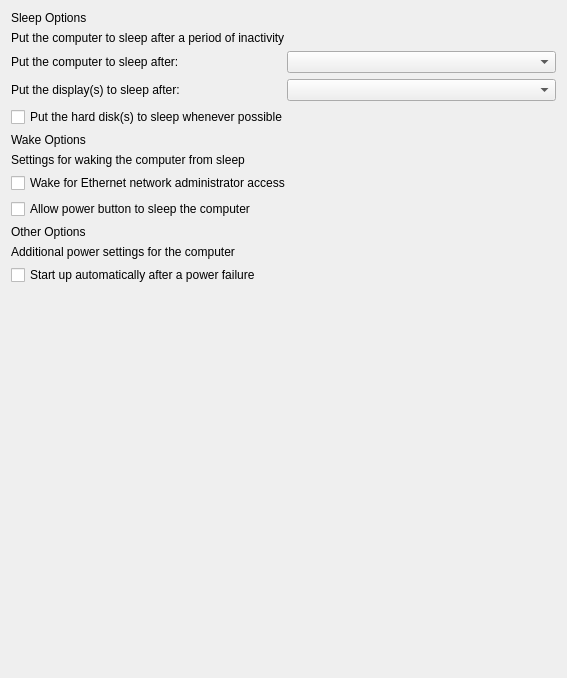
<?xml version="1.0" encoding="UTF-8"?>
<ui version="4.0">
 <class>EnergySaverPowerSettingsWidget</class>
 <widget class="QWidget" name="EnergySaverPowerSettingsWidget">
  <property name="geometry">
   <rect>
    <x>0</x>
    <y>0</y>
    <width>567</width>
    <height>678</height>
   </rect>
  </property>
  <layout class="QVBoxLayout" name="verticalLayout">
   <item>
    <widget class="QLabel" name="sleepOptionsTitle">
     <property name="text">
      <string>Sleep Options</string>
     </property>
     <property name="wordWrap">
      <bool>true</bool>
     </property>
    </widget>
   </item>
   <item>
    <widget class="QLabel" name="lTipSleepOptionDescription">
     <property name="text">
      <string>Put the computer to sleep after a period of inactivity</string>
     </property>
    </widget>
   </item>
   <item>
    <layout class="QHBoxLayout" name="horizontalLayout">
     <item>
      <widget class="QLabel" name="labelSystemSleepTimer">
       <property name="text">
        <string>Put the computer to sleep after:</string>
       </property>
      </widget>
     </item>
     <item>
      <widget class="QComboBox" name="comboBoxSystemSleep"/>
     </item>
    </layout>
   </item>
   <item>
    <layout class="QHBoxLayout" name="horizontalLayout_2">
     <item>
      <widget class="QLabel" name="labelDisplaySleepTimer">
       <property name="text">
        <string>Put the display(s) to sleep after:</string>
       </property>
      </widget>
     </item>
     <item>
      <widget class="QComboBox" name="comboBoxDisplaySleep"/>
     </item>
    </layout>
   </item>
   <item>
    <widget class="QCheckBox" name="diskSleepTimerBooleanCheckbox">
     <property name="text">
      <string>Put the hard disk(s) to sleep whenever possible</string>
     </property>
    </widget>
   </item>
   <item>
    <widget class="QLabel" name="wakeOptionsTitle">
     <property name="text">
      <string>Wake Options</string>
     </property>
     <property name="wordWrap">
      <bool>true</bool>
     </property>
    </widget>
   </item>
   <item>
    <widget class="QLabel" name="lTipWakeOptionsDescription">
     <property name="text">
      <string>Settings for waking the computer from sleep</string>
     </property>
    </widget>
   </item>
   <item>
    <widget class="QCheckBox" name="wakeOnLanCheckbox">
     <property name="text">
      <string>Wake for Ethernet network administrator access</string>
     </property>
    </widget>
   </item>
   <item>
    <widget class="QCheckBox" name="sleepOnPowerButtonCheckbox">
     <property name="text">
      <string>Allow power button to sleep the computer</string>
     </property>
    </widget>
   </item>
   <item>
    <widget class="QLabel" name="otherOptionsTitle">
     <property name="text">
      <string>Other Options</string>
     </property>
     <property name="wordWrap">
      <bool>true</bool>
     </property>
    </widget>
   </item>
   <item>
    <widget class="QLabel" name="lTipOtherOptionsDescription">
     <property name="text">
      <string>Additional power settings for the computer</string>
     </property>
    </widget>
   </item>
   <item>
    <widget class="QCheckBox" name="automaticRestartOnPowerLossCheckbox">
     <property name="text">
      <string>Start up automatically after a power failure</string>
     </property>
    </widget>
   </item>
   <item>
    <spacer name="verticalSpacer">
     <property name="orientation">
      <enum>Qt::Vertical</enum>
     </property>
     <property name="sizeHint" stdset="0">
      <size>
       <width>20</width>
       <height>40</height>
      </size>
     </property>
    </spacer>
   </item>
  </layout>
 </widget>
 <resources/>
 <connections/>
</ui>
